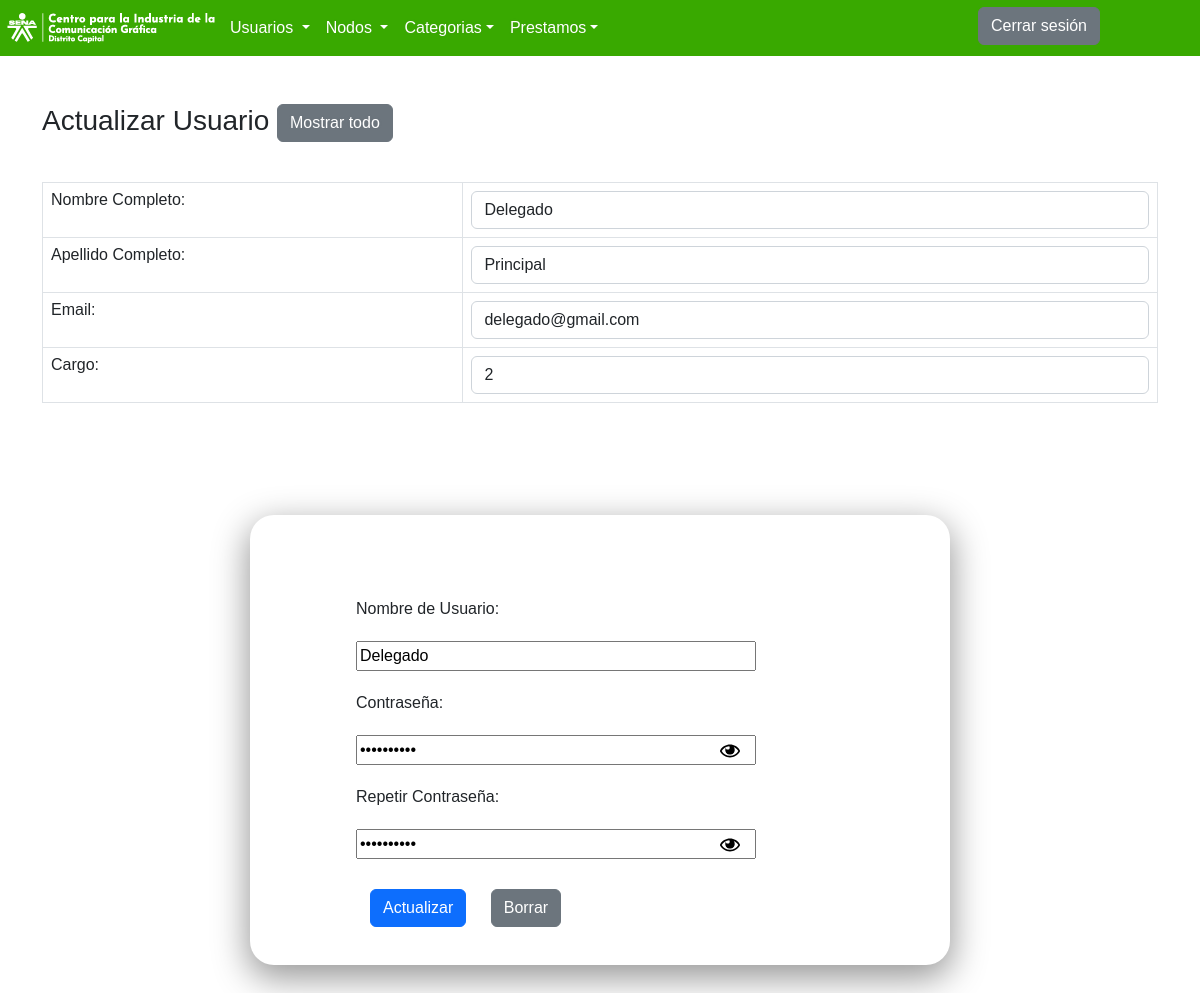
/InicioSesion/Usuarios/Administrador/vistas/Usuarios/actualizar_u.php?id=Delegado, run on the app's committed database.
### tables this page shows
CREATE TABLE `usuarios` (
  `idUsuario` int(11) NOT NULL,
  `nombreUsuario` varchar(50) NOT NULL,
  `apellidoUsuario` varchar(50) NOT NULL,
  `ID_CARGO` int(20) NOT NULL,
  `emailUsuario` varchar(50) NOT NULL,
  `usuarioUsuario` varchar(50) NOT NULL,
  `usuarioClave` varchar(20) NOT NULL,
  `usuarioClave2` varchar(20) NOT NULL
);

### InicioSesion/Usuarios/Administrador/vistas/Usuarios/actualizar_u.php (the view, shortened to what this page needs)
<?php
include '../../conexionPDO.php';
$id=$_GET['id'];
$sql="SELECT * FROM usuarios WHERE nombreUsuario='".$id."'";
$query=mysqli_query($con,$sql);
$row=mysqli_fetch_assoc($query);
			?>
<html lang="en">
<head>
	<link rel="stylesheet" href="https://cdn.jsdelivr.net/npm/bootstrap@5.2.1/dist/css/bootstrap.min.css">
	<link rel="stylesheet" href="../css/style.css">
</head>
		<header>
    <div class="contenedor-principal">
        <nav class="navbar navbar-expand-lg " style="background:#39A900;">
            <a href="http://localhost/Inventario/InicioSesion/Usuarios/Administrador/index.php">
            <img src="../../img/logosena.PNG">
            </a>
            <div class="collapse navbar-collapse" id="navbarNavDropdown">
                <ul class="navbar-nav">
                    <li class="nav-item active">
                        <div class="menunavegacion">
                            <a class="nav-link dropdown-toggle" href="#" id="navbarDropdownMenuLink" data-toggle="dropdown" aria-haspopup="true" aria-expanded="false">Usuarios
                            </a>
                        </div>
                    </li>
                    <li class="nav-item active">
                        <div class="menunavegacion">
                            <a class="nav-link dropdown-toggle" href="#" id="navbarDropdownMenuLink" data-toggle="dropdown" aria-haspopup="true" aria-expanded="false">Nodos
                            </a>
                    </li>
                    <li class="nav-item dropdown">
                    <a class="nav-link dropdown-toggle" href="#" id="navbarDropdownMenuLink" data-toggle="dropdown" aria-haspopup="true" aria-expanded="false">Categorias</a>
                    </li>
                    <li class="nav-item dropdown">
                    <a class="nav-link dropdown-toggle" href="#" id="navbarDropdownMenuLink" data-toggle="dropdown" aria-haspopup="true" aria-expanded="false">Prestamos</a>
                    </li>
                </ul>
            </div>
            <a href="../../../../../index.php"><button type="button" class="btn btn-secondary" style=" margin-top:-5px; margin-right:100px; ">Cerrar sesi&oacute;n</button> </a>
    </div>
</header>
<body>
	<div class="container">
  <div class="page-header">
  	<br>
  	<br>
    <h1 class="h3">Actualizar Usuario <a class="btn btn-secondary" href="listas.php"> <span class="glyphicon glyphicon-eye-open"> </span> Mostrar todo </a></h1>
  </div>
	<p class="sign fw-bold fs-4 text-center pt-3"></p>
		<form action="" method="POST" class="FormularioAjax" autocomplete="off" >
		<table class="table table-bordered table-responsive">
		<tr>
			<td><label class="control-label">Nombre Completo:</label></td>
			<td><input class="form-control" type="text" placeholder="Nombres" name="nombreUsuario" value="<?php echo $row['nombreUsuario']  ?>"  required ></td>
		</tr>
		<tr>
			<td><label class="control-label">Apellido Completo:</label></td>
			<td><input class="form-control" type="text" align="center" placeholder="Apellidos"name="apellidoUsuario" value="<?php echo $row['apellidoUsuario']  ?>" required ></td>
		</tr>
		<tr>
			<td><label class="control-label">Email:</label></td>
			<td><input class="form-control" type="email" align="center" placeholder="Email"name="emailUsuario" value="<?php echo $row['emailUsuario']  ?>" required ></td>
		</tr>
		<tr>
			<td><label class="control-label">Cargo:</label></td>
			<td><select class="form-control" type="text" align="center" placeholder="Cargo" name="ID_CARGO">
			<option value="<?php echo $row['ID_CARGO']?>"><?php echo $row['ID_CARGO']?></option>
			</select></td>
		</tr>
		</table>
	<div class="main" style="width: 700px; height: 450px ;">
			<br>
			<label class="seis">Nombre de Usuario:</label>
			<input class="seis" type="text" align="center" placeholder="Usuario" name="usuarioUsuario" value="<?php echo $row['usuarioUsuario']  ?>"  required >
			<label class="seis">Contraseña:</label>
			<input class="seis"id="passInput" type="password" align="center" placeholder="Clave" name="usuarioClave" value="<?php echo $row['usuarioClave']  ?>" required >
			<br>
			<label class="seis">Repetir Contraseña:</label><br>
			<input class="seis"id="passInput2" type="password" align="center" placeholder="Repetir Clave" name="usuarioClave2" value="<?php echo $row['usuarioClave2']  ?>"  required >
			<button type="submit" class="btn btn-primary" name="modificar" style="margin-top:30px; margin-left:120px;">  Actualizar </button>
		</form>
		<button type="reset" value="Borrar" class="btn btn-secondary" style="margin-top:30px; margin-left:20px;">Borrar </button>
	</div>
</body>
</html>

### InicioSesion/Usuarios/Administrador/vistas/css/style.css (style rules this page uses)
.nav-link { color: #FFFFFF; }
body { background-color: #ffffff; font-family: 'Ubuntu', sans-serif; }
.main { align-content: center; align-items: center; background-color: #FFFFFF; width: 400px; height: 400px; margin: 7em auto; border-radius: 1.5em; box-shadow: 0px 11px 35px 2px #979797; }
.sign { color: #39A900; font-family: 'Ubuntu', sans-serif; }
a { text-shadow: 0px 0px 3px rgba(117, 117, 117, 0.12); color: #39A900; text-decoration: none }
.seis { margin-left:106px; width: 400px; margin-top:20px; }
#clickme { margin-left: -40px; }

### data on the page
usuarios: nombreUsuario "Delegado", apellidoUsuario "Principal", emailUsuario "delegado@gmail.com", ID_CARGO "2", usuarioUsuario "Delegado"
